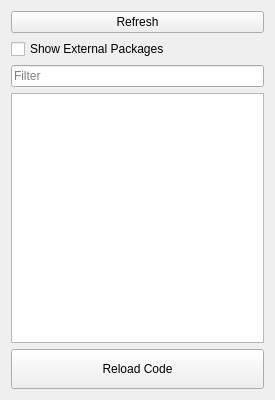
<?xml version="1.0" encoding="UTF-8"?>
<ui version="4.0">
 <class>CodeReloaderWidget</class>
 <widget class="QWidget" name="CodeReloaderWidget">
  <property name="geometry">
   <rect>
    <x>0</x>
    <y>0</y>
    <width>275</width>
    <height>400</height>
   </rect>
  </property>
  <property name="windowTitle">
   <string>Code Reloader</string>
  </property>
  <layout class="QVBoxLayout" name="codeReloaderWidgetLayout">
   <item>
    <widget class="QPushButton" name="refreshButton">
     <property name="toolTip">
      <string>Updates the list of modules available to reload.</string>
     </property>
     <property name="text">
      <string>Refresh</string>
     </property>
    </widget>
   </item>
   <item>
    <widget class="QCheckBox" name="showExternalCheckBox">
     <property name="toolTip">
      <string>Turn on to show modules that come from external Rez packages or that are not part of Rez's system (e.g.: DCC and system modules).</string>
     </property>
     <property name="text">
      <string>Show External Packages</string>
     </property>
    </widget>
   </item>
   <item>
    <widget class="QLineEdit" name="filterPatternLineEdit">
     <property name="toolTip">
      <string>Limits the modules shown below, with support for *, ?, and [...].</string>
     </property>
     <property name="text">
      <string/>
     </property>
     <property name="placeholderText">
      <string>Filter</string>
     </property>
    </widget>
   </item>
   <item>
    <widget class="QListView" name="moduleList">
     <property name="contextMenuPolicy">
      <enum>Qt::CustomContextMenu</enum>
     </property>
     <property name="toolTip">
      <string>Select the modules you would like to reload. Select a selected item to deselect it. Right-click for more options.</string>
     </property>
     <property name="selectionMode">
      <enum>QAbstractItemView::MultiSelection</enum>
     </property>
    </widget>
   </item>
   <item>
    <widget class="QPushButton" name="reloadButton">
     <property name="minimumSize">
      <size>
       <width>0</width>
       <height>40</height>
      </size>
     </property>
     <property name="toolTip">
      <string>Reloads the selected modules, not including the modules that have been filtered out.</string>
     </property>
     <property name="text">
      <string>Reload Code</string>
     </property>
    </widget>
   </item>
  </layout>
 </widget>
 <resources/>
 <connections>
  <connection>
   <sender>refreshButton</sender>
   <signal>clicked()</signal>
   <receiver>CodeReloaderWidget</receiver>
   <slot>refresh()</slot>
   <hints>
    <hint type="sourcelabel">
     <x>102</x>
     <y>21</y>
    </hint>
    <hint type="destinationlabel">
     <x>102</x>
     <y>159</y>
    </hint>
   </hints>
  </connection>
  <connection>
   <sender>reloadButton</sender>
   <signal>clicked()</signal>
   <receiver>CodeReloaderWidget</receiver>
   <slot>reload()</slot>
   <hints>
    <hint type="sourcelabel">
     <x>102</x>
     <y>290</y>
    </hint>
    <hint type="destinationlabel">
     <x>102</x>
     <y>159</y>
    </hint>
   </hints>
  </connection>
  <connection>
   <sender>filterPatternLineEdit</sender>
   <signal>textChanged(QString)</signal>
   <receiver>CodeReloaderWidget</receiver>
   <slot>filterPatternChanged(QString)</slot>
   <hints>
    <hint type="sourcelabel">
     <x>102</x>
     <y>83</y>
    </hint>
    <hint type="destinationlabel">
     <x>102</x>
     <y>159</y>
    </hint>
   </hints>
  </connection>
  <connection>
   <sender>showExternalCheckBox</sender>
   <signal>stateChanged(int)</signal>
   <receiver>CodeReloaderWidget</receiver>
   <slot>showExternalPackages(int)</slot>
   <hints>
    <hint type="sourcelabel">
     <x>102</x>
     <y>51</y>
    </hint>
    <hint type="destinationlabel">
     <x>102</x>
     <y>159</y>
    </hint>
   </hints>
  </connection>
  <connection>
   <sender>moduleList</sender>
   <signal>customContextMenuRequested(QPoint)</signal>
   <receiver>CodeReloaderWidget</receiver>
   <slot>showModuleListContextMenu(QPoint)</slot>
   <hints>
    <hint type="sourcelabel">
     <x>102</x>
     <y>182</y>
    </hint>
    <hint type="destinationlabel">
     <x>102</x>
     <y>159</y>
    </hint>
   </hints>
  </connection>
 </connections>
 <slots>
  <slot>refresh()</slot>
  <slot>reload()</slot>
  <slot>filterPatternChanged(QString)</slot>
  <slot>showExternalPackages(int)</slot>
  <slot>showModuleListContextMenu(QPoint)</slot>
 </slots>
</ui>
